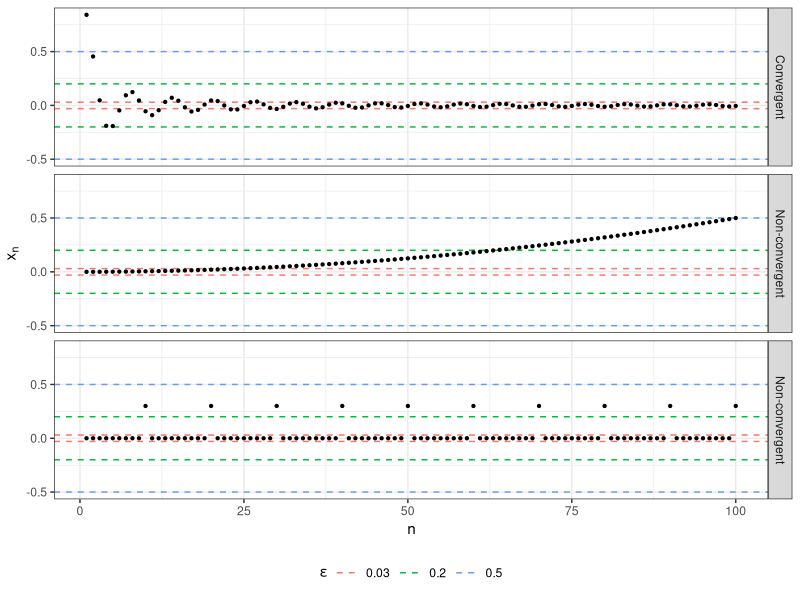
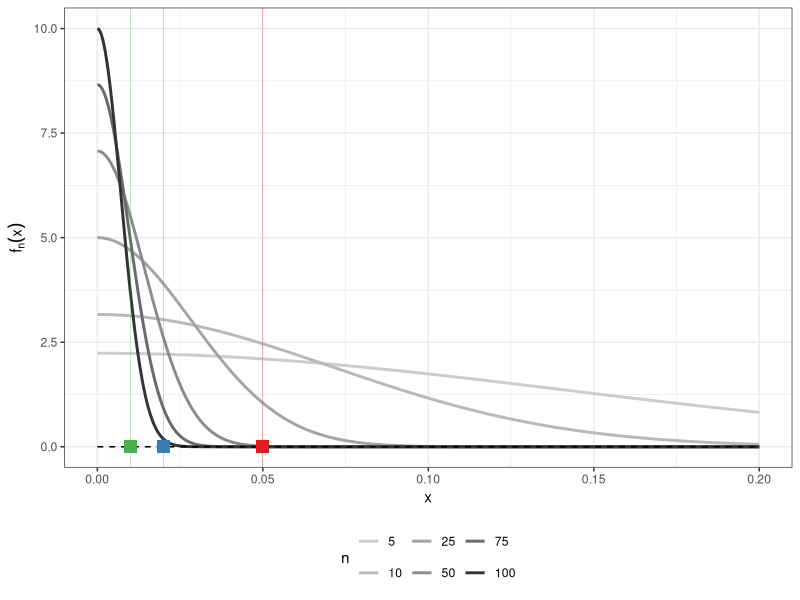
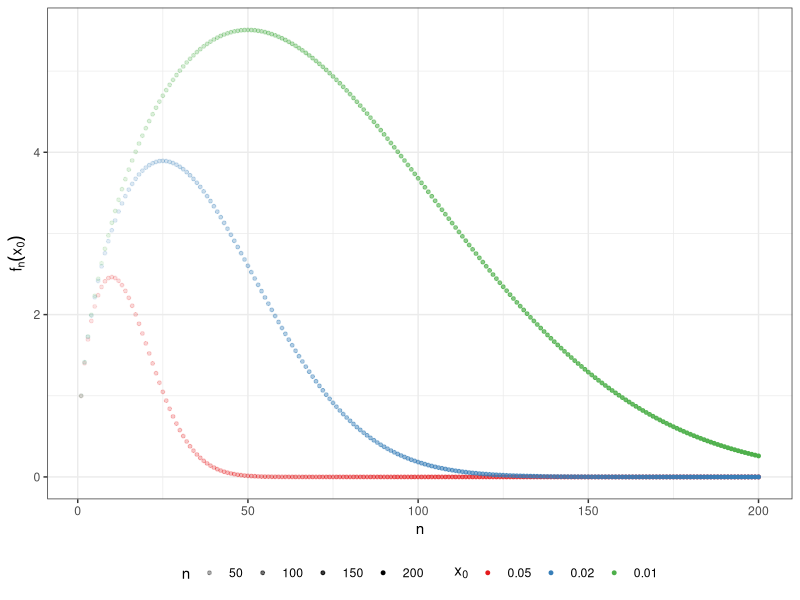
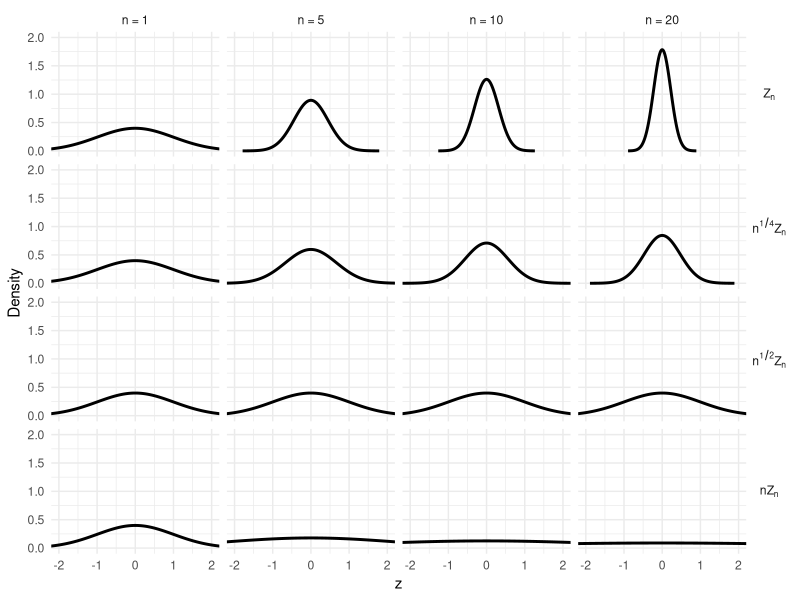
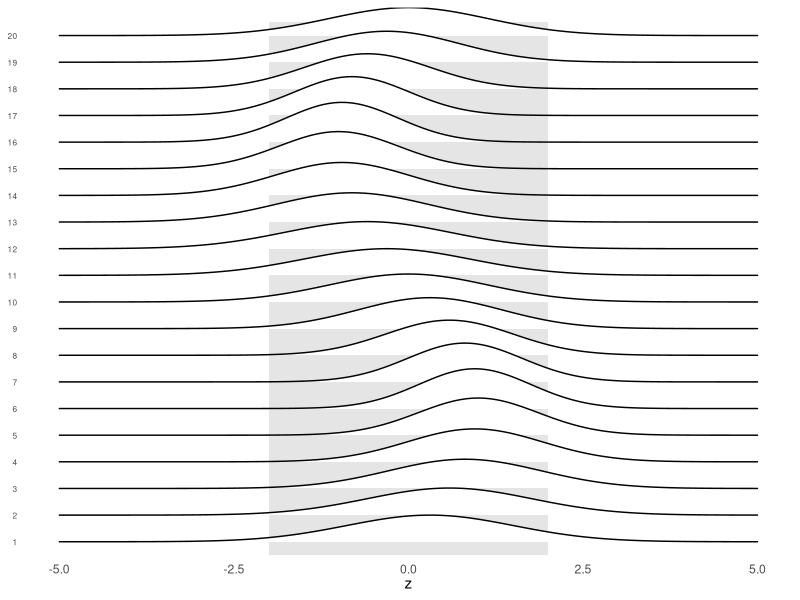

R code for these plots, in order:
## ---- chunk 1
#| echo: false
#| warning: false

library(ggplot2)
library(tidyr)

# 1) build the sequences
n <- 1:100
df <- data.frame(
  n = n,
  convergent = sin(n) / n,
  nonconvergent = ifelse(n%%10 == 0, 0.3, 0),
  divergent = 0.5*(n/100)^2
)

# 2) pivot to long form for faceting
df_long <- pivot_longer(df,
                        cols = c(convergent, nonconvergent, divergent),
                        names_to = "sequence",
                        values_to = "value")

# 3) set up multiple epsilon bands
eps <- c(0.5, 0.2, 0.03)
eps_df <- tibble(
  yintercept = c( eps, -eps ),
  epsilon = factor(abs(yintercept))
)

# 4) plot
ggplot(df_long, aes(x = n, y = value)) +
  # draw ε-bands
  geom_hline(data = eps_df,
             aes(yintercept = yintercept, color = epsilon),
             linetype = "dashed", size = 0.5) +
  geom_point(size=0.8) +  
  # separate panels
  facet_grid(sequence~.,
             labeller = as_labeller(c(
               convergent    = "Convergent",
               nonconvergent = "Non-convergent",
               divergent = "Non-convergent"
             ))) +
  
  # labels & theme
  labs(
    x     = "n",
    y     = expression(x[n]),
    color = expression(epsilon)
  ) +
  theme_bw() +
  theme(
    legend.position = "bottom"
  )
## ---- chunk 2
#| echo: false
#| warning: false

#--- Plot 1: function curves f_n(x) → 0 (pointwise) but narrowing support
library(ggplot2)
library(magrittr)
library(tidyverse)
library(RColorBrewer)

# choose a few n’s to overlay
n_plot <- c(5, 10, 25, 50, 75, 100)

# grid of x
x_vals <- seq(0, 0.2, length.out = 500)
x0_vals   <- c(0.05, 0.02, 0.01)
x0_colors <- brewer.pal(3, "Set1")  # e.g. "#E41A1C", "#377EB8", "#4DAF4A"

# build data.frame
df_funcs <- do.call(rbind, lapply(n_plot, function(n) {
  data.frame(
    x = x_vals,
    y = sqrt(n) * exp(-(n * x_vals)^2),
    n = factor(n)
  )
}))
# the true limit f(x)=0
df_zero <- data.frame(x = x_vals, y = 0)

# ggplot
p = ggplot(df_funcs, aes(x = x, y = y, color = n)) +
  geom_line(size = 1) +
  geom_line(data = df_zero,
            aes(x = x, y = y),
            color = "black", linetype = "dashed") +
  scale_color_grey(
    start = 0.8,   # lightest for n = 10
    end   = 0.2,   # darkest  for n = 100
    name  = "n"
  ) +
  labs(
    x     = "x",
    y     = expression(f[n](x)),
    color = "n"
  ) +
  theme_bw() +
  theme(legend.position = "bottom")


for (i in seq_along(x0_vals)) {
  p <- p + annotate(
    geom  = "point",
    x     = x0_vals[i],
    y     = 0,
    colour = x0_colors[i],
    shape  = 15,
    size   = 4
   ) +
    geom_vline(
      xintercept = x0_vals[i],
      colour     = x0_colors[i],
    #   linetype   = "dashed",
      size       = 0.1
    )
}
p
## ---- chunk 3
#| echo: false
#| warning: false
#--- Plot 2: pointwise convergence at fixed x0’s, all on the same axes

# fixed x0’s
n_vals  <- 1:200

# build data
df_pt <- expand.grid(n = n_vals, x0 = x0_vals) |>
    mutate(y = sqrt(n) * exp(-(n * x0)^2))

# ggplot
ggplot(df_pt, aes(x = n, y = y, color = factor(x0, levels=x0_vals), alpha=n)) +
  geom_point(size = 1) +
  labs(
    x     = "n",
    y     = expression(f[n](x[0])),
    color = expression(x[0])
  ) +
    scale_color_manual(
    values = x0_colors,
    name   = expression(x[0])
  ) +
  theme_bw() +
  theme(legend.position = "bottom")
## ---- chunk 4
#| echo: false
#| warning: false

# Demonstrate convergence in distribution at different rates
# Top row:       Z ~ N(0, σ²/n)
# 2nd row:      n^(–1/4)·Z
# 3rd row:      sqrt(n)·Z
# 4th row:      n·Z

library(ggplot2)
library(dplyr)

# --- parameters
n_vals <- c(1, 5, 10, 20)
scales <- tibble(
  scaling_expr = c("Z[n]",
                   "n^{1/4}*Z[n]",
                   "n^{1/2}*Z[n]",
                   "n*Z[n]"),
  scale_fun = list(
    function(n) 1,
    function(n) n^(1/4),
    function(n) sqrt(n),
    function(n) n
  )
)

# --- build densities for each (scaling, n)
df_list <- list()
for(i in seq_len(nrow(scales))) {
  lbl <- scales$scaling_expr[i]
  f   <- scales$scale_fun[[i]]
  for(n in n_vals) {
    sf <- f(n)
    var <- (sf^2) * (1/n)       # Var(Z)=1/n, so Var(sf·Z)=sf^2*(1/n)
    sd  <- sqrt(var)
    x_grid <- seq(-4*sd, 4*sd, length.out = 200)
    dens   <- dnorm(x_grid, mean = 0, sd = sd)
    df_list[[length(df_list)+1]] <- tibble(
      x       = x_grid,
      density = dens,
      n       = factor(n, levels = n_vals),
      scaling = lbl
    )
  }
}
df <- bind_rows(df_list) |>
    mutate(scaling = fct_rev(scaling))

# --- plot
ggplot(df, aes(x = x, y = density)) +
  geom_line(size = 1) +
  facet_grid(
    cols = vars(n),
    rows  = vars(scaling),
    labeller = labeller(scaling = label_parsed, n = as_labeller(function(x) paste0("n = ", x)))
  ) +
  labs(
    x     = "z",
    y     = "Density",
  ) +
  theme_minimal() +
  theme(
    strip.text.y     = element_text(angle = 0, face = "bold"),
    legend.position  = "bottom"
  ) +
  coord_cartesian(xlim = c(-2, 2), ylim=c(0,2))
## ---- chunk 5
#| echo: false
#| warning: false
library(tidyverse)
library(ggridges)

set.seed(123)

# parameters
N       <- 20      # number of densities
b       <- 2       # stochastic bound
epsilon <- 0.05    # slack

# build a data frame of densities with sine‐wave means & oscillating sds
dens_df <- map_dfr(1:N, function(n) {
  # sine‐wave mean between -1 and +1
  mu <- sin(2 * pi * n / N) * 1
  # sd oscillates between ~0.8 and ~1.2
  sd <- 1 + 0.2 * sin(2 * pi * n / (N/2) + pi/4)
  
  x <- seq(-5, 5, length.out = 300)
  density <- dnorm(x, mean = mu, sd = sd)
  
  tibble(n = n, x = x, density = density, mu = mu, sd = sd)
})

# joy‐division style plot
ggplot(dens_df, aes(x = x, y = factor(n), height = density, group = n)) +
  # shaded bound region
  annotate("rect",
           xmin = -b, xmax =  b,
           ymin = 0.5, ymax = N + 0.5,
           fill = "grey80", alpha = 0.5
  ) +
  # ridges
  geom_ridgeline(fill = "white", color = "black", size = 0.3, scale = 3) +
  # labels
  labs(
    x        = expression(z),
    y        = "n",
  ) +
  theme_minimal() +
  theme(
    axis.title.y    = element_blank(),
    panel.grid      = element_blank(),
    plot.subtitle   = element_text(size = 10),
    axis.text.y     = element_text(size = 6)
  )
